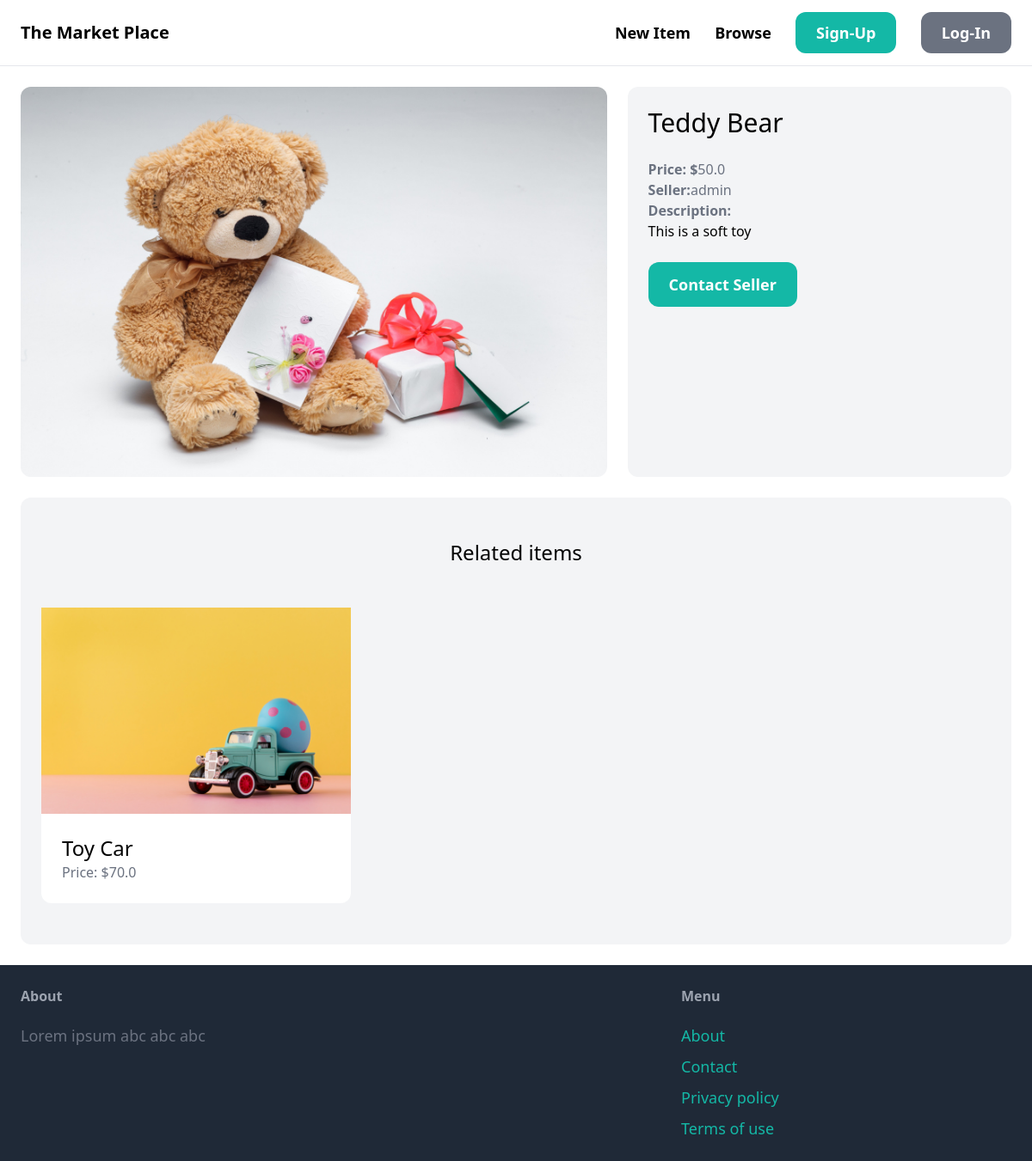
Page /items/1/ on the committed database.
### items/models.py (models this page shows, shortened)
class Item(models.Model):
    category =models.ForeignKey(Category,related_name='items',on_delete=models.CASCADE)
    name = models.CharField(max_length=255)
    description = models.TextField(blank=True,null=True)
    price=models.FloatField()
    image=models.ImageField(upload_to='item_images',blank=True,null=True)
    is_sold=models.BooleanField(default=False)
    created_by=models.ForeignKey(User,related_name='items',on_delete=models.CASCADE )
    created_at=models.DateTimeField(auto_now_add=True)

### items/views.py (the view)
# urls.py: path('<int:pk>/', views.detail, name='detail'),
def detail(request,pk):
    item=get_object_or_404(Item,pk=pk)
    related_items=Item.objects.filter(category=item.category,is_sold=False).exclude(pk=pk)[0:3]
    return render(request,'item/detail.html',{
        'item':item,
        'related_items':related_items,
    })

### items/templates/item/detail.html (shortened to what this page needs)
{% extends 'core/base.html' %}
{% block content %}
<div class="grid grid-cols-5 gap-6">
    <div class ="col-span-3">
        <img src ="{{item.image.url}}" class="rounded-xl">
    </div>
    <div class="col-span-2 p-6 bg-gray-100 rounded-xl">
        <h1 class="mb-6 text-3xl">{{item.name}}</h1>
        <p class ="text-gray-500"><strong>Price: $</strong>{{item.price}}</p>
        <p class ="text-gray-500"><strong>Seller:</strong>{{item.created_by.username}}</p>
        {% if item.description %}
        <p class ="text=gray-700">
            <strong class="text-gray-500">Description:</strong><br>
            {{item.description}}</br>
        </p>
        {% endif %}
        {% if request.user == item.created_by %}
        <div class="mt-6 p-6 bg-white rounded-xl">
            <p>This is Your Item!</p>
            <a href="{% url 'items:edit' item.id %}" class="inline-block mt-6 px-6 py-3 text-lg font-semibold bg-teal-500 text-white rounded-xl">Edit</a>
            <a href="{% url 'items:delete' item.id %}" class="inline-block mt-6 px-6 py-3 text-lg font-semibold bg-red-500 text-white rounded-xl">Delete</a>
        </div>
    {% else %}
        <a href="{% url 'conversation:new' item.id %}" class="inline-block mt-6 px-6 py-3 text-lg font-semibold bg-teal-500 text-white rounded-xl hover:bg-teal-700">Contact Seller</a>
    {% endif %}
    </div>
</div>
<div class="mt-6 px-6 py-12 bg-gray-100 rounded-xl">
    <h2 class= "mb-12 text-2xl text-center">Related items</h2>
    <div class ="grid grid-cols-3 gap-3">
        {% for item in related_items %}
           <div>
                <a href="{% url 'items:detail' item.id %}">
                    <div>
                        <img src="{{ item.image.url}}" class"rounded-t-xl">
                    </div>
                    <div class ="p-6 bg-white rounded-b-xl">
                        <h2 class ="text-2xl">{{item.name}}</h2>
                        <p class="text-gray-500">Price: ${{item.price}}</p>
                    </div>
                </a>
           </div>
            {% endfor %}
    </div>
  </div>
{% endblock%}

### rows in the picture
Item: image (picture), name "Teddy Bear", price "50.0", created_by.username "admin", description "This is a soft toy"
Item: image (picture), name "Toy Car", price "70.0"
